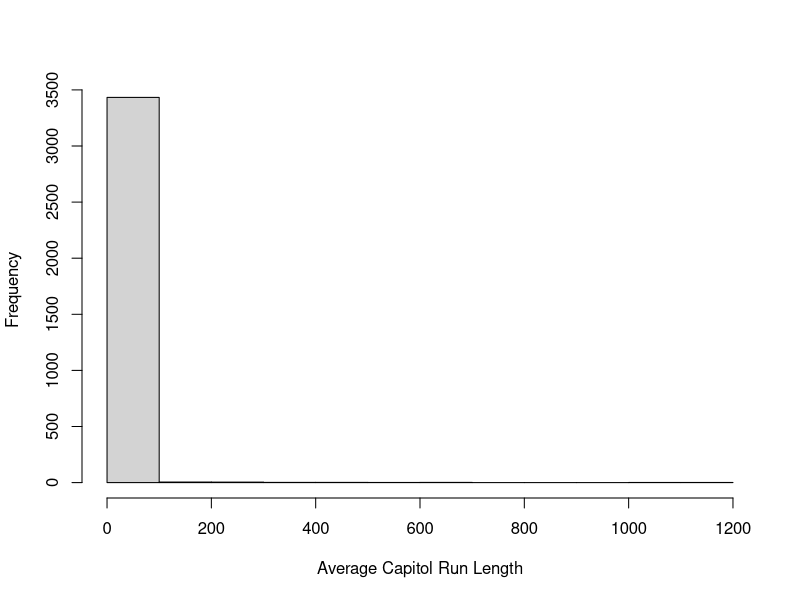
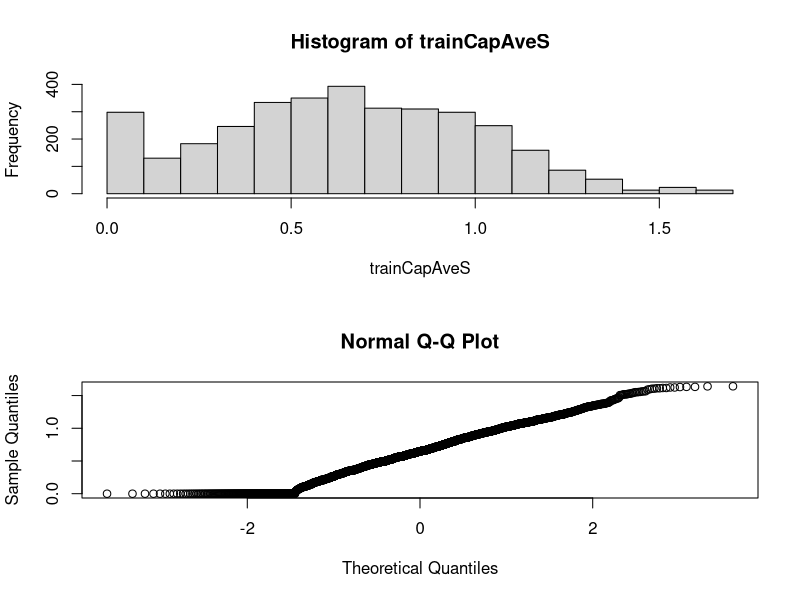

These figures' R source, in order:
library(caret)
library(kernlab)
data(spam)

inTrain <- createDataPartition(y = spam$type, p = 0.75, list = FALSE)

training <- spam[inTrain, ]
testing <- spam[-inTrain, ]
hist(training$capitalAve, main = "", xlab = "Average Capitol Run Length")

# BoxCox transformation takes continuous data and tries to mimic normal data.
# It does so estimating a set of parameters using maximum likelihood
preObj <- preProcess(training[, -58], method = c("BoxCox"))

trainCapAveS <- predict(preObj, training[, -58])$capitalAve

par(mfrow = c(2,1))
hist(trainCapAveS)
qqnorm(trainCapAveS)
